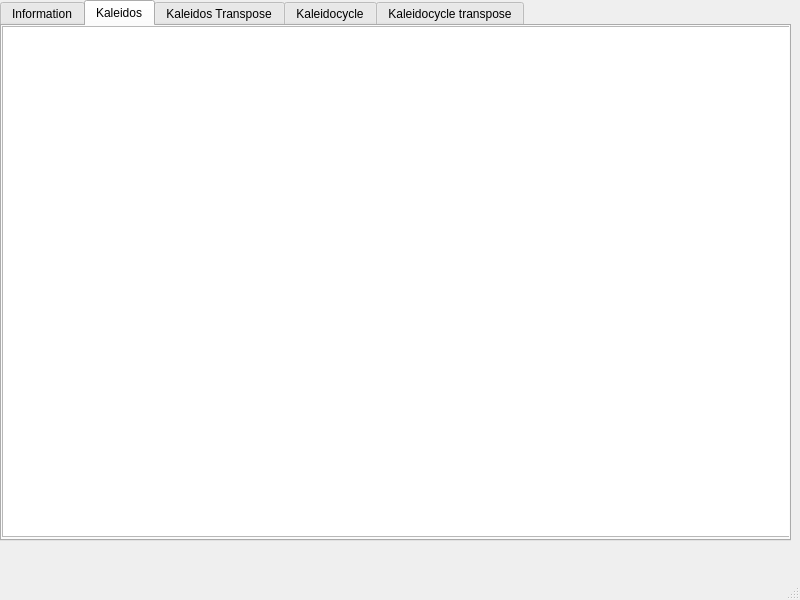
<?xml version="1.0" encoding="UTF-8"?>
<ui version="4.0">
 <class>MainWindow</class>
 <widget class="QMainWindow" name="MainWindow">
  <property name="geometry">
   <rect>
    <x>0</x>
    <y>0</y>
    <width>800</width>
    <height>600</height>
   </rect>
  </property>
  <property name="windowTitle">
   <string>MainWindow</string>
  </property>
  <widget class="QWidget" name="centralwidget">
   <widget class="QTabWidget" name="tabWidget">
    <property name="geometry">
     <rect>
      <x>0</x>
      <y>0</y>
      <width>791</width>
      <height>541</height>
     </rect>
    </property>
    <property name="currentIndex">
     <number>1</number>
    </property>
    <property name="documentMode">
     <bool>false</bool>
    </property>
    <widget class="QWidget" name="tab">
     <attribute name="title">
      <string>Information</string>
     </attribute>
     <widget class="QLabel" name="label">
      <property name="geometry">
       <rect>
        <x>4</x>
        <y>5</y>
        <width>781</width>
        <height>491</height>
       </rect>
      </property>
      <property name="font">
       <font>
        <pointsize>11</pointsize>
       </font>
      </property>
      <property name="text">
       <string>TextLabel</string>
      </property>
     </widget>
    </widget>
    <widget class="QWidget" name="tab_2">
     <attribute name="title">
      <string>Kaleidos</string>
     </attribute>
     <widget class="PlotWidget" name="graphicsView">
      <property name="geometry">
       <rect>
        <x>0</x>
        <y>0</y>
        <width>791</width>
        <height>511</height>
       </rect>
      </property>
     </widget>
    </widget>
    <widget class="QWidget" name="tab_4">
     <attribute name="title">
      <string>Kaleidos Transpose</string>
     </attribute>
    </widget>
    <widget class="QWidget" name="tab_3">
     <attribute name="title">
      <string>Kaleidocycle</string>
     </attribute>
    </widget>
    <widget class="QWidget" name="tab_5">
     <attribute name="title">
      <string>Kaleidocycle transpose</string>
     </attribute>
    </widget>
   </widget>
  </widget>
  <widget class="QStatusBar" name="statusbar"/>
 </widget>
 <customwidgets>
  <customwidget>
   <class>PlotWidget</class>
   <extends>QGraphicsView</extends>
   <header>pyqtgraph1</header>
  </customwidget>
 </customwidgets>
 <resources/>
 <connections/>
</ui>
